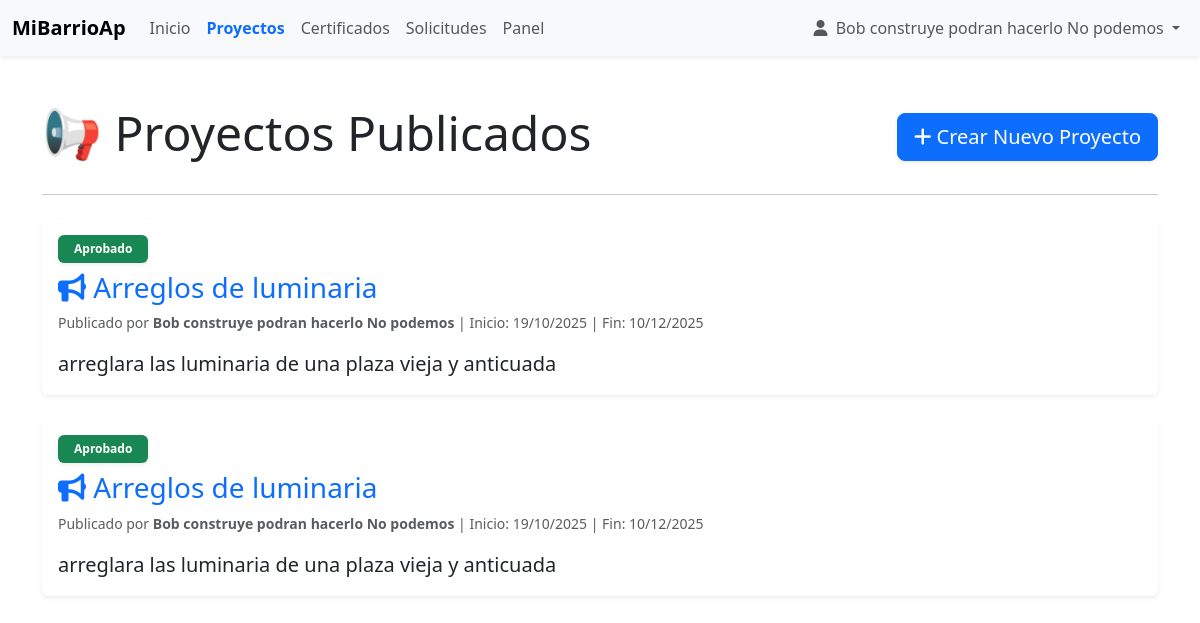
/proyectos.php (signed in), run on the app's committed database.
### tables this page shows
CREATE TABLE `usuarios` (
  `id_us` int(11) NOT NULL,
  `nombre_completo` varchar(150) NOT NULL,
  `fecha_nacimiento` date NOT NULL,
  `rut` varchar(20) NOT NULL,
  `telefono` int(11) DEFAULT NULL,
  `email` varchar(40) NOT NULL,
  `nombre_calle` varchar(40) DEFAULT NULL,
  `numero_casa` int(11) DEFAULT NULL,
  `clave` varchar(40) DEFAULT NULL,
  `id_rol` int(11) NOT NULL,
  `id_comuna` int(11) NOT NULL,
  `id_provincia` int(11) NOT NULL,
  `id_pais` int(11) NOT NULL,
  `id_region` int(11) DEFAULT NULL
);

### lib/lib-sesion-datos.php (called while the page is built, shortened)
<?php
require_once("lib-conexion.php");
$idUsuario = $_SESSION['id_us'] ?? null;
if ($idUsuario) {
    $stmt = $conexion->prepare("
        SELECT
            u.id_us, u.nombre_completo, u.fecha_nacimiento, u.rut, u.email,
            u.telefono, u.nombre_calle,
            p.nombre AS pais,
            c.comuna,
            pr.nom_provincia AS provincia,
            r.nombre_region AS region,
            ro.nombre_rol AS rol,
            u.id_rol
        FROM usuarios u
        JOIN pais p       ON p.id_pais = u.id_pais
        JOIN comuna c     ON c.id_comuna = u.id_comuna
        JOIN provincia pr ON pr.id_provincia = u.id_provincia
        JOIN region r     ON r.id_region = u.id_region
        JOIN roles ro     ON ro.id_rol = u.id_rol
        WHERE u.id_us = ?
    ");
    $stmt->bind_param("i", $idUsuario);
    $stmt->execute();
    $resultado = $stmt->get_result();
    $usuario = $resultado->fetch_assoc();
} else {
    $usuario = null;
}
function panelPorRol(?int $rol): ?array {
    if ($rol === 2) return ["crear-proyecto.php", "Panel "];
    return null;
}
?>

### menu.php (the view, shortened to what this page needs)
<?php
require_once("lib/lib-sesion-datos.php");
$current_page = basename($_SERVER['PHP_SELF']);
$panel = panelPorRol($usuario['id_rol'] ?? null);
$es_panel_admin = ($panel && $current_page == 'Panel-admin.php');
?>
<nav class="navbar navbar-expand-lg bg-body-tertiary shadow-sm">
  <div class="container-fluid">
    <a class="navbar-brand fw-bold" href="index.php">MiBarrioAp</a>
    <div class="collapse navbar-collapse" id="navbarNav">
      <ul class="navbar-nav me-auto mb-2 mb-lg-0">
        <li class="nav-item">
          <a class="nav-link <?= ($current_page == 'index.php') ? 'active' : ''; ?>" href="index.php">Inicio</a>
        </li>
        <li class="nav-item">
          <a class="nav-link <?= ($current_page == 'proyectos.php' || $current_page == 'crear-proyecto.php') ? 'active' : ''; ?>" href="proyectos.php">Proyectos</a>
        </li>
        <li class="nav-item">
          <a class="nav-link <?= ($current_page == 'certificados.php') ? 'active' : ''; ?>" href="certificados.php">Certificados</a>
        </li>
        <?php
        if ($usuario && $usuario['id_rol'] != 1):
        ?>
            <li class="nav-item">
              <a class="nav-link <?= ($current_page == 'solicitudes.php') ? 'active' : ''; ?>" href="solicitudes.php">Solicitudes</a>
            </li>
        <?php endif; ?>
        <?php
        if ($panel):
        ?>
            <li class="nav-item">
              <a class="nav-link <?= ($es_panel_admin ) ? 'active' : ''; ?>" href="<?= htmlspecialchars($panel[0]); ?>">
                <?= htmlspecialchars($panel[1]); ?>
              </a>
            </li>
        <?php endif; ?>
      </ul>
      <ul class="navbar-nav ms-auto mb-2 mb-lg-0">
        <?php if ($usuario): ?>
          <li class="nav-item dropdown">
            <a class="nav-link dropdown-toggle" href="#" id="navbarDropdownUser" role="button" data-bs-toggle="dropdown" aria-expanded="false">
              <i class="fas fa-user me-1"></i> <?= htmlspecialchars($usuario['nombre_completo']); ?>
            </a>
          </li>
        <?php endif; ?>
      </ul>
    </div> </div> </nav>

### menu.php (style rules this page uses)
.navbar-nav .nav-link.active { font-weight: bold; color: #0d6efd !important; }

### data on the page
usuarios: id_rol "Panel", nombre_completo "Bob construye podran hacerlo No podemos"

### other printed values
$estado "Aprobado"
$titulo "Arreglos de luminaria"
$creador "Bob construye podran hacerlo No podemos"
$fecha_inicio "19/10/2025"
$fecha_fin "10/12/2025"
$descripcion "arreglara las luminaria de una plaza vieja y anticuada"
